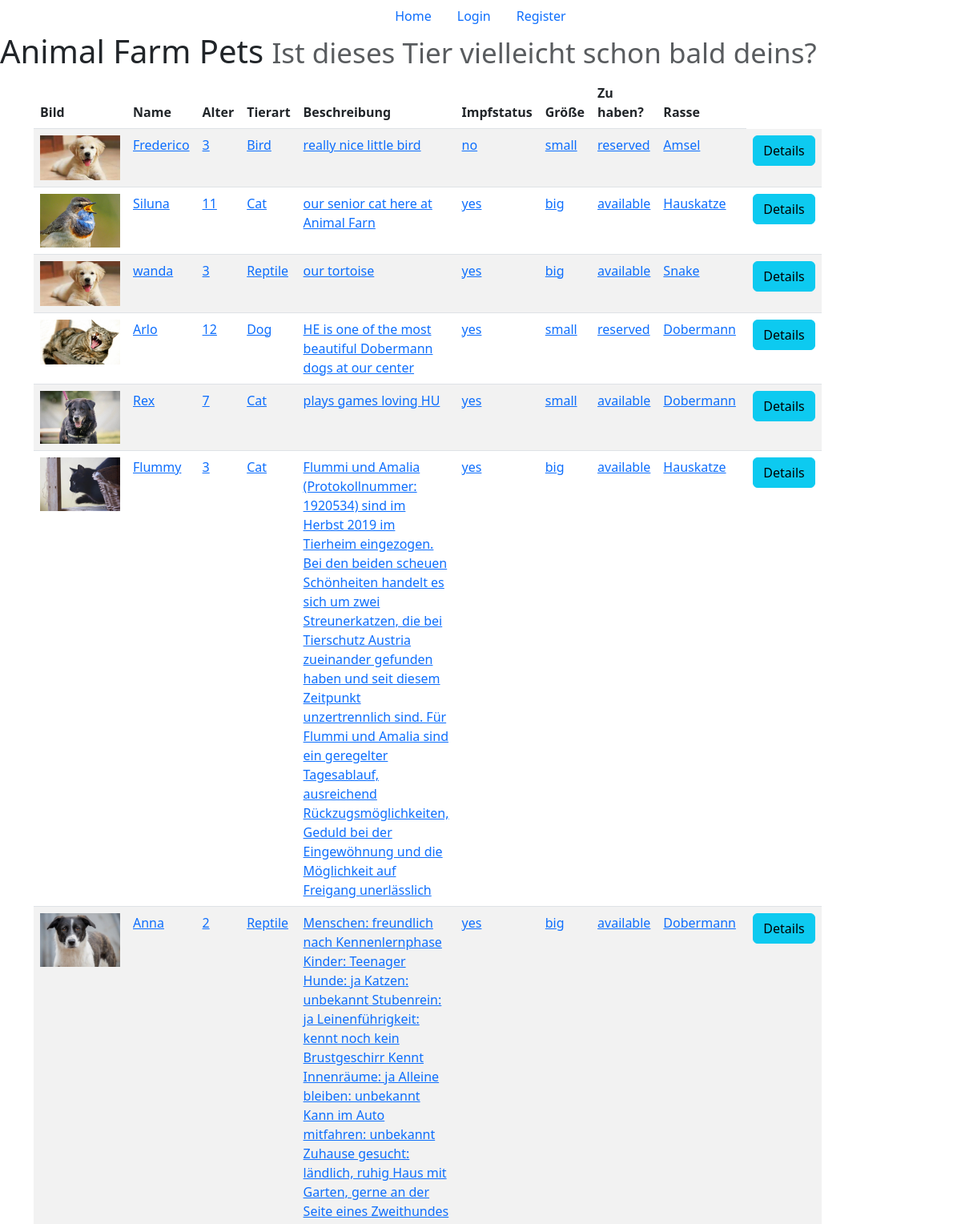
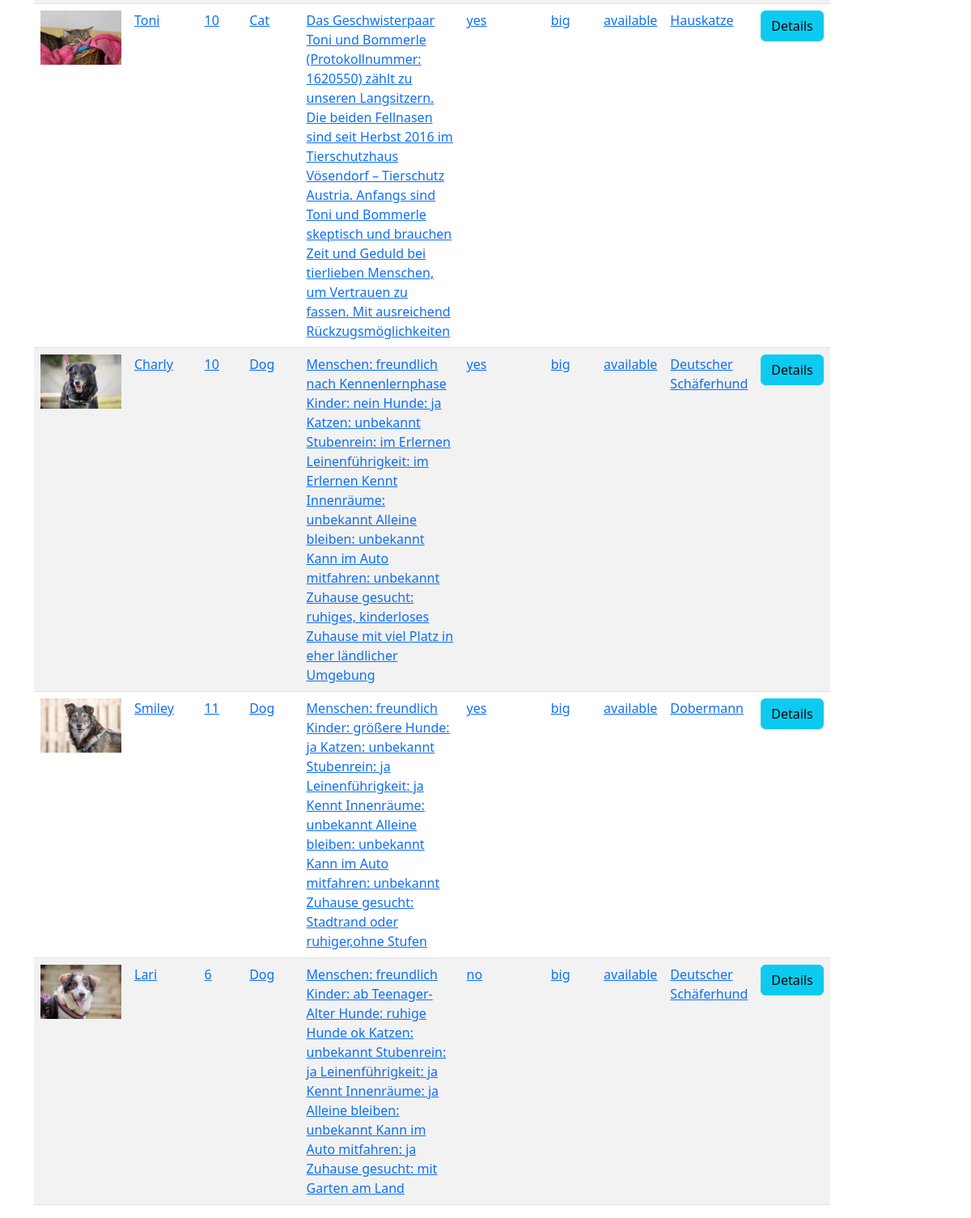
Page /seeanimals.php on the committed database (2 pictures, top to bottom).
### tables this page shows
CREATE TABLE `pets` (
  `pet_id` int(11) NOT NULL,
  `name` varchar(200) NOT NULL,
  `picture` varchar(255) NOT NULL,
  `age` int(11) NOT NULL,
  `description` varchar(500) NOT NULL,
  `fk_animal_type_id` int(11) NOT NULL,
  `fk_breed_id` int(11) NOT NULL,
  `fk_vaccination_id` int(11) NOT NULL,
  `fk_size_id` int(11) NOT NULL,
  `fk_status_id` int(11) NOT NULL
);

CREATE TABLE `animal_type` (
  `type_id` int(11) NOT NULL,
  `animal_type` varchar(100) DEFAULT NULL
);

CREATE TABLE `vaccination` (
  `vacc_id` int(11) NOT NULL,
  `vacc_text` varchar(20) DEFAULT NULL
);

CREATE TABLE `animal_size` (
  `size_id` int(11) NOT NULL,
  `size` varchar(20) DEFAULT NULL
);

CREATE TABLE `animal_status` (
  `animalstatus_id` int(11) NOT NULL,
  `animal_status` varchar(20) DEFAULT NULL
);

CREATE TABLE `breed` (
  `breed_id` int(11) NOT NULL,
  `breed_name` varchar(100) DEFAULT NULL
);

### seeanimals.php (the view, shortened to what this page needs)
<?php
    require_once "components/db_connect.php";
    $sql="select pets.pet_id, pets.picture, pets.name, pets.age, animal_type.animal_type, pets.description, vaccination.vacc_text, animal_size.size, animal_status.animal_status, breed.breed_name from pets
    inner join animal_type on pets.fk_animal_type_id = animal_type.type_id
    inner join vaccination on pets.fk_vaccination_id = vaccination.vacc_id
    inner join animal_size on pets.fk_size_id = animal_size.size_id
    inner join animal_status on pets.fk_status_id = animal_status.animalstatus_id
    inner join breed on pets.fk_breed_id = breed.breed_id";
    $result = mysqli_query ($connect, $sql);
    $layout = "";
    if (mysqli_num_rows ($result) > 0){
        while($row = mysqli_fetch_assoc($result)){
            $layout .= "
                    <tr>
                    <td><img src='pictures/animals/" .$row['picture']."' width='100' alt='Card image cap'</img></td>
                    <td><a class='tabletext'>{$row['name']}</a></td>
                    <td><a class='tabletext'>{$row['age']}</a></td>
                    <td><a class='tabletext'>{$row['animal_type']}</a></td>
                    <td><a class='tabletext'>{$row['description']}</a></td>
                    <td><a class='tabletext'>{$row['vacc_text']}</a></td>
                    <td><a class='tabletext'>{$row['size']}</a></td>
                    <td><a class='tabletext'>{$row['animal_status']}</a></td>
                    <td><a class='tabletext'>{$row['breed_name']}</a></td>
                    <td><a class ='btn btn-info' href='details_animal.php?pet_id={$row["pet_id"]}'>Details</a></td>
                </tr>
                ";
        };
    }else{
        $layout .= "no result";
    };
?>
<!DOCTYPE html>
<html lang="en">
<head>
  <link rel="stylesheet" href="css/bootstrap.css">
</head>
<body>
<ul class="nav justify-content-center">
    <li class="nav-item">
        <a class="nav-link active" aria-current="page" href="index.php">Home</a>
    </li>
    <li class="nav-item">
        <a class="nav-link" href="login.php">Login</a>
    </li>
    <li class="nav-item">
        <a class="nav-link" href="register.php">Register</a>
    </li>
</ul>
<h1>Animal Farm Pets <small class="text-muted">Ist dieses Tier vielleicht schon bald deins?</small></h1>
<div class="container">
  <table class="table table-striped thead-dark w-75">
      <thead>
        <tr>
          <th scope="col">Bild</th>
          <th scope="col">Name</th>
          <th scope="col">Alter</th>
          <th scope="col">Tierart</th>
          <th scope="col">Beschreibung</th>
          <th scope="col">Impfstatus</th>
          <th scope="col">Größe</th>
          <th scope="col">Zu haben?</th>
          <th scope="col">Rasse</th>
        </tr>
      </thead>
      <tbody>
            <?php
                echo $layout;
                ?>
      </tbody>
    </table>
  </div>
</body>
</html>

### rows in the picture
pets: picture (picture), name "Frederico", age "3", fk_animal_type.animal_type "Bird", description "really nice little bird", fk_vaccination.vacc_text "no", fk_size.size "small", fk_status.animal_status "reserved", fk_breed.breed_name "Amsel"
pets: picture (picture), name "Siluna", age "11", fk_animal_type.animal_type "Cat", description "our senior cat here at Animal Farn", fk_vaccination.vacc_text "yes", fk_size.size "big", fk_status.animal_status "available", fk_breed.breed_name "Hauskatze"
pets: picture (picture), name "wanda", age "3", fk_animal_type.animal_type "Reptile", description "our tortoise", fk_vaccination.vacc_text "yes", fk_size.size "big", fk_status.animal_status "available", fk_breed.breed_name "Snake"
pets: picture (picture), name "Arlo", age "12", fk_animal_type.animal_type "Dog", description "HE is one of the most beautiful Dobermann dogs at our center", fk_vaccination.vacc_text "yes", fk_size.size "small", fk_status.animal_status "reserved", fk_breed.breed_name "Dobermann"
pets: picture (picture), name "Rex", age "7", fk_animal_type.animal_type "Cat", description "plays games loving HU", fk_vaccination.vacc_text "yes", fk_size.size "small", fk_status.animal_status "available", fk_breed.breed_name "Dobermann"
pets: picture (picture), name "Flummy", age "3", fk_animal_type.animal_type "Cat", description "Flummi und Amalia (Protokollnummer: 1920534) sind im Herbst 2019 im Tierheim eingezogen. Bei den beiden scheuen Schönheiten handelt es sich um zwei Streunerkatzen, die bei Tierschutz Austria zueinander gefunden haben und seit diesem Zeitpunkt unzertrennlich sind. Für Flummi und Amalia sind ein geregelter Tagesablauf, ausreichend Rückzugsmöglichkeiten, Geduld bei der Eingewöhnung und die Möglichkeit auf Freigang unerlässlich", fk_vaccination.vacc_text "yes", fk_size.size "big", fk_status.animal_status "available", fk_breed.breed_name "Hauskatze"
pets: picture (picture), name "Anna", age "2", fk_animal_type.animal_type "Reptile", description "Menschen: freundlich nach Kennenlernphase Kinder: Teenager Hunde: ja Katzen: unbekannt Stubenrein: ja Leinenführigkeit: kennt noch kein Brustgeschirr Kennt Innenräume: ja Alleine bleiben: unbekannt Kann im Auto mitfahren: unbekannt Zuhause gesucht: ländlich, ruhig Haus mit Garten, gerne an der Seite eines Zweithundes", fk_vaccination.vacc_text "yes", fk_size.size "big", fk_status.animal_status "available", fk_breed.breed_name "Dobermann"
pets: picture (picture), name "Toni", age "10", fk_animal_type.animal_type "Cat", description "Das Geschwisterpaar Toni und Bommerle (Protokollnummer: 1620550) zählt zu unseren Langsitzern. Die beiden Fellnasen sind seit Herbst 2016 im Tierschutzhaus Vösendorf – Tierschutz Austria. Anfangs sind Toni und Bommerle skeptisch und brauchen Zeit und Geduld bei tierlieben Menschen, um Vertrauen zu fassen. Mit ausreichend Rückzugsmöglichkeiten", fk_vaccination.vacc_text "yes", fk_size.size "big", fk_status.animal_status "available", fk_breed.breed_name "Hauskatze"
pets: picture (picture), name "Charly", age "10", fk_animal_type.animal_type "Dog", description "Menschen: freundlich nach Kennenlernphase Kinder: nein Hunde: ja Katzen: unbekannt Stubenrein: im Erlernen Leinenführigkeit: im Erlernen Kennt Innenräume: unbekannt Alleine bleiben: unbekannt Kann im Auto mitfahren: unbekannt Zuhause gesucht: ruhiges, kinderloses Zuhause mit viel Platz in eher ländlicher Umgebung", fk_vaccination.vacc_text "yes", fk_size.size "big", fk_status.animal_status "available", fk_breed.breed_name "Deutscher Schäferhund"
pets: picture (picture), name "Smiley", age "11", fk_animal_type.animal_type "Dog", description "Menschen: freundlich Kinder: größere Hunde: ja Katzen: unbekannt Stubenrein: ja Leinenführigkeit: ja Kennt Innenräume: unbekannt Alleine bleiben: unbekannt Kann im Auto mitfahren: unbekannt Zuhause gesucht: Stadtrand oder ruhiger,ohne Stufen", fk_vaccination.vacc_text "yes", fk_size.size "big", fk_status.animal_status "available", fk_breed.breed_name "Dobermann"
pets: picture (picture), name "Lari", age "6", fk_animal_type.animal_type "Dog", description "Menschen: freundlich Kinder: ab Teenager-Alter Hunde: ruhige Hunde ok Katzen: unbekannt Stubenrein: ja Leinenführigkeit: ja Kennt Innenräume: ja Alleine bleiben: unbekannt Kann im Auto mitfahren: ja Zuhause gesucht: mit Garten am Land", fk_vaccination.vacc_text "no", fk_size.size "big", fk_status.animal_status "available", fk_breed.breed_name "Deutscher Schäferhund"
